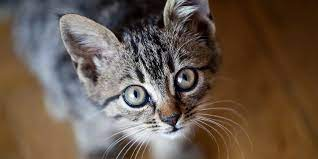
#> input picture photos/cat1.jpg, 318 x 159 px
$ python basic.py
#> lines starting #> are read from the running program, lines starting #| are printed output that depends on the picture; after the words box and inside, x2 and y2 are one past the last pixel; in counts of white or black regions, pixels touching at a corner belong together
import cv2 as cv

img = cv.imread('photos/cat1.jpg')
#> img is the input picture: shape (159, 318, 3); mean B, G, R 75.5, 88.6, 105.2
# cv.imshow('Cat', img)

# converting an image to greyscale
gray = cv.cvtColor(img, cv.COLOR_BGR2GRAY)
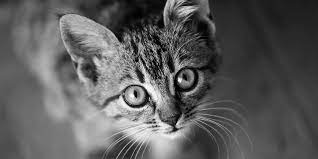
#> gray: shape (159, 318); min 0, max 255, mean 92.1
# cv.imshow('Gray', gray)

# Blurred image
blur = cv.GaussianBlur(img, (5,5), cv.BORDER_DEFAULT)
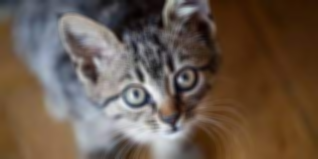
#> blur: shape (159, 318, 3); mean B, G, R 75.5, 88.6, 105.2
# cv.imshow('Blurred', blur)

#edge cascade
canny = cv.Canny(img, 125, 150)
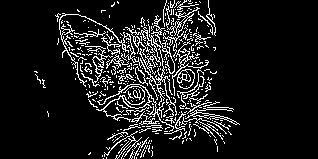
#> canny: shape (159, 318); 10.7% white in thin lines or dots, all inside (x1, y1, x2, y2) = (34, 0, 240, 159)
# cv.imshow('Canny', canny)

#Dilating the image
dilated = cv.dilate(canny, (3,3), iterations=1)
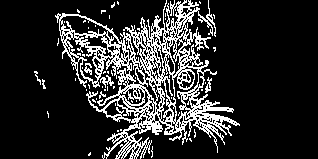
#> dilated: shape (159, 318); 17.5% white in thin lines or dots, all inside (x1, y1, x2, y2) = (34, 0, 240, 159)
# cv.imshow('Dilated', dilated)

# Eroded
eorded = cv.erode(dilated, (3,3), iterations=1)
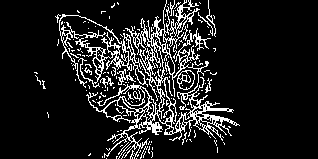
#> eorded: shape (159, 318); 12.3% white in thin lines or dots, all inside (x1, y1, x2, y2) = (34, 0, 240, 159)
# cv.imshow('Eroded', eorded)

# Resize the image
resized = cv.resize(img, (500,500), interpolation=cv.INTER_LINEAR)
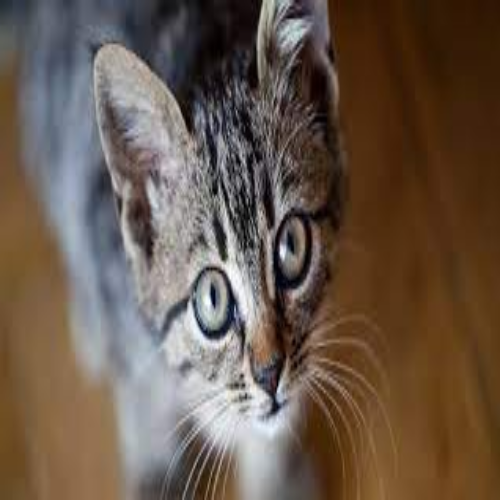
#> resized: shape (500, 500, 3); mean B, G, R 75.4, 88.5, 105
# cv.imshow('Resized', resized)

# Cropping the image
cropped = img[50:200, 200:400]
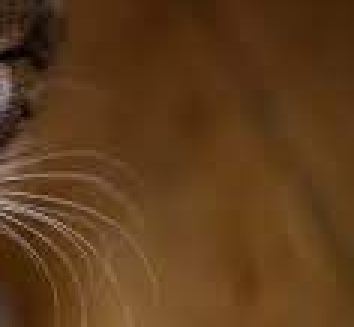
#> cropped: shape (109, 118, 3) (shown 3 times larger); mean B, G, R 27.3, 59.7, 93.7
# cv.imshow('Cropped', cropped)

cv.waitKey(0)

$ run again, with photos/cat2.jpg copied over photos/cat1.jpg
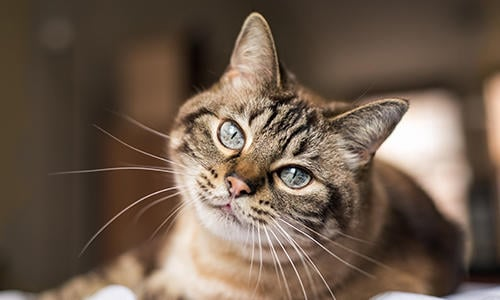
#> input picture photos/cat2.jpg, 500 x 300 px
#> img is the input picture: shape (300, 500, 3); mean B, G, R 76.1, 91, 109.4
#> `canny = cv.Canny(img, 125, 150)`:
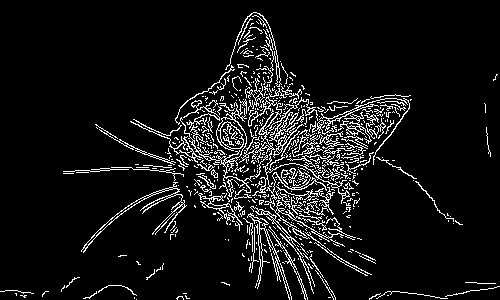
#> canny: shape (300, 500); 7.9% white in thin lines or dots
#> dilated: shape (300, 500); 13.1% white in thin lines or dots
#> eorded: shape (300, 500); 9.1% white in thin lines or dots
#> `cropped = img[50:200, 200:400]`:
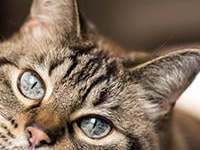
#> cropped: shape (150, 200, 3); mean B, G, R 92.9, 110.5, 130.6

$ run again, with photos/5-people.jpg copied over photos/cat1.jpg
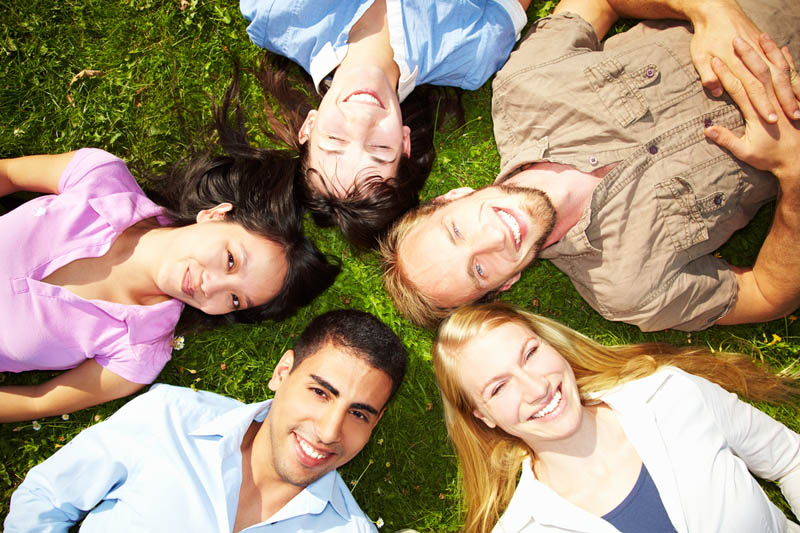
#> input picture photos/5-people.jpg, 800 x 533 px
#> img is the input picture: shape (533, 800, 3); mean B, G, R 119.7, 145.2, 163.8
#> `canny = cv.Canny(img, 125, 150)`:
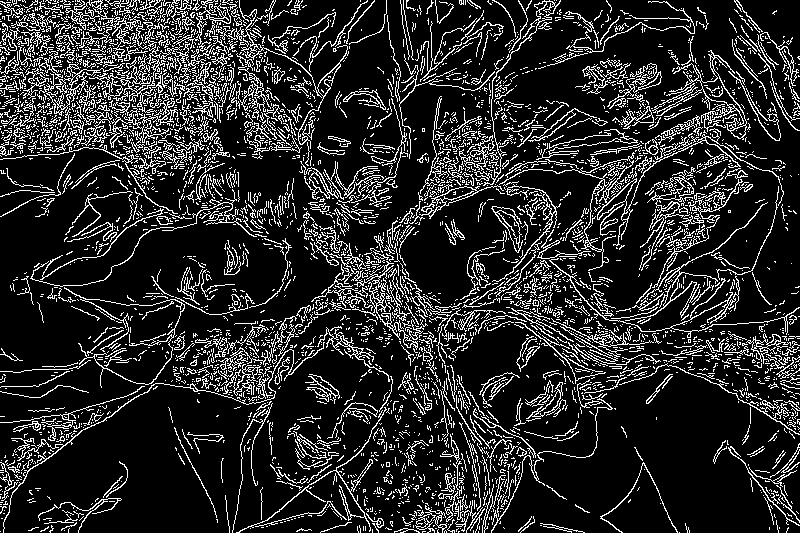
#> canny: shape (533, 800); 16.1% white in thin lines or dots
#> dilated: shape (533, 800); 26.1% white in thin lines or dots
#> eorded: shape (533, 800); 18.2% white in thin lines or dots
#> `cropped = img[50:200, 200:400]`:
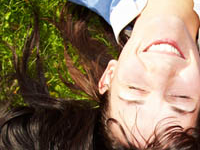
#> cropped: shape (150, 200, 3); mean B, G, R 92.4, 116.8, 135.6
